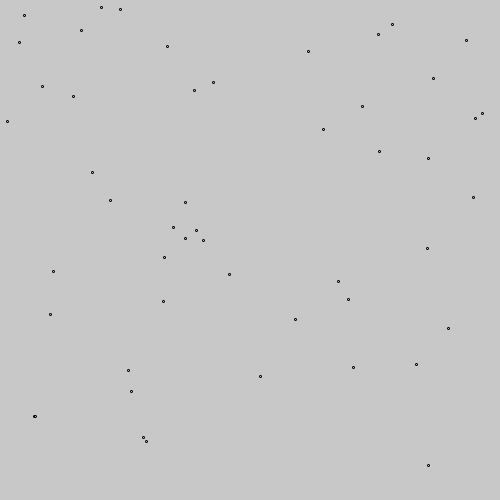
Frame 1 (no input)
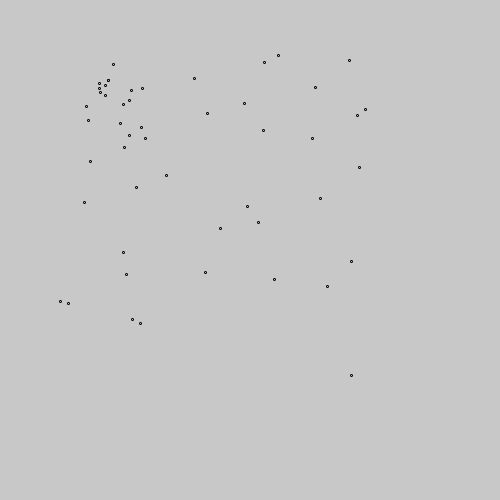
Frame 60 (the mouse pressed at the canvas centre just before this capture)
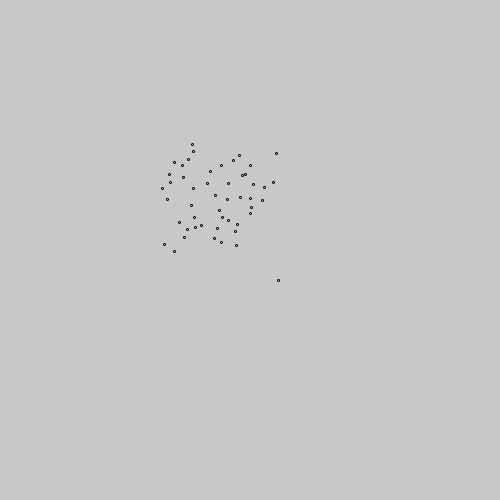
Frame 120 (the mouse held since frame 60 and released just before this capture)

The Processing sketch that drew these frames (run headless with seeded random() and noise(); from frame 60 on, the mouse is pressed at the canvas centre):

// Processing sketch: processing_84439
// ── processing_84439.pde

ArrayList<Boid> boids = new ArrayList<Boid>();
final int NUM_BOIDS = 50;
final int SCREEN_SIZE = 500;
final int MAX_SPEED = 2;
//LOWER = STRONGER ATTRACT
final float ATTRACT_STR = 200;
//HIGHER = STRONGER REPEL
final float REPEL_STR = 0.5;
//LOWER = STRONGER CONFORM
final float CONFORM_STR = 20;
//LOWER = STRONGER MOUSE
final float MOUSE_STR = 300;

void setup() {
  size(500, 500);
  for(int i = 0; i < NUM_BOIDS; i++) {
    PVector pos = new PVector(random(SCREEN_SIZE), random(SCREEN_SIZE), 0);
    PVector vel = new PVector(0, 0, 0);
    boids.add(new Boid(pos, vel));
  }
}

void draw() {
  background(200);
  PVector absCenter = getAbsCenter();
  PVector absAvgVel = getAbsAvgVel();
  PVector mousePos = new PVector(mouseX, mouseY, 0);
  for(Boid boid:boids) {
    PVector pos, vel;
    pos = boid.getPos();
    vel = boid.getVel();
    ellipse(pos.x, pos.y, 2, 2);
    PVector a, b, c, d;
    a = rule1(boid, absCenter);
    b = rule2(boid);
    c = rule3(boid, absAvgVel);
    d = rule4(boid, mousePos);
    vel.set(vel.x + a.x + b.x + c.x + d.x, vel.y + a.y + b.y + c.y + d.y, 0);
    if (vel.mag() > MAX_SPEED) {
      vel.normalize();
      vel = PVector.mult(vel, MAX_SPEED);
    }
    pos = PVector.add(pos, vel);
    boid.setPos(pos);
    boid.setVel(vel);
  }
}

//Attract
PVector rule1(Boid b, PVector absCenter) {
  PVector perCenter = PVector.sub(absCenter, b.getPos());
  perCenter = PVector.div(perCenter, NUM_BOIDS - 1);
  PVector dis = PVector.sub(perCenter, b.getPos());
  if (dis.mag() > ATTRACT_STR / 10) {
    return PVector.div(dis, ATTRACT_STR);
  }
  return new PVector(0, 0, 0);
}

//Repel
PVector rule2(Boid b) {
  
  PVector vel = new PVector(0, 0, 0);
  for(Boid boid:boids) {
    PVector dis = PVector.sub(b.getPos(), boid.getPos());
    float mag = dis.mag();
    if (mag != 0) {
      mag = REPEL_STR / mag;
      dis.normalize();
      PVector rep = PVector.mult(dis, mag);
      vel = PVector.add(vel, rep);
    }
  }
  return vel;
  
  /**
  PVector vel = new PVector(0, 0, 0);
  for(Boid boid:boids) {
    PVector dis = PVector.sub(b.getPos(), boid.getPos());
    if (dis.mag() < REPEL_STR * 10) {
      vel = PVector.add(vel, dis);
    }
  }
  return vel;
  **/
}

//Conform
PVector rule3(Boid b, PVector absAvgVel) {
  PVector perAvgVel = PVector.sub(absAvgVel, b.getVel());
  perAvgVel = PVector.div(perAvgVel, NUM_BOIDS - 1);
  return PVector.div(perAvgVel, CONFORM_STR);
}

//Mouse
PVector rule4(Boid b, PVector mousePos) {
  PVector dis = PVector.sub(mousePos, b.getPos());
  if (dis.mag() > 100) {
    return PVector.div(dis, MOUSE_STR);
  }
  return new PVector(0, 0, 0);
}

PVector getAbsCenter() {
  float sumX = 0;
  float sumY = 0;
  for(Boid boid:boids) {
    sumX += boid.getPos().x;
    sumY += boid.getPos().y;
  }
  return new PVector(sumX, sumY);
}

PVector getAbsAvgVel() {
  float sumX = 0;
  float sumY = 0;
  for(Boid boid:boids) {
    sumX += boid.getVel().x;
    sumY += boid.getVel().y;
  }
  return new PVector(sumX, sumY);
}
class Boid {
  
  PVector position;
  PVector velocity;
  
  Boid(PVector position, PVector velocity) {
    this.position = position;
    this.velocity = velocity;
  }
  
  PVector getPos() {return position;}
  PVector getVel() {return velocity;}
  void setPos(PVector position) {this.position = position;}
  void setVel(PVector velocity) {this.velocity = velocity;}
  
}
